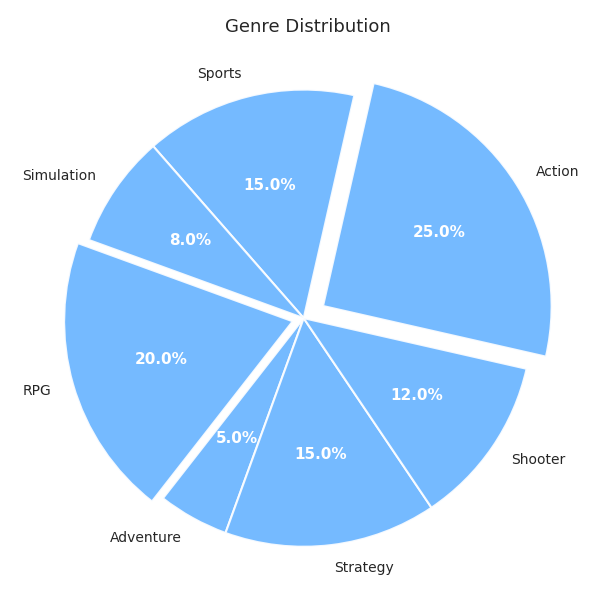

This chart was generated by the following Python code:
import matplotlib.pyplot as plt

genres = ['RPG', 'Adventure', 'Strategy', 'Shooter', 'Action', 'Sports', 'Simulation']
market_shares = [20, 5, 15, 12, 25, 15, 8]
color = '#66b3ff'  # Single color applied consistently
explode = (0.05, 0, 0, 0, 0.1, 0, 0)

fig, ax = plt.subplots(figsize=(6, 6))  # Plot initialized
wedges, texts, autotexts = ax.pie(
    market_shares, explode=explode, labels=genres, autopct='%1.1f%%', startangle=160,
    colors=[color] * len(genres),  # Applying the single color to all wedges
    wedgeprops=dict(edgecolor='w', linewidth=1.5, alpha=0.9)
)

plt.setp(texts, size=10)
plt.setp(autotexts, size=11, color='white', weight='bold')
ax.set_title('Genre Distribution', fontsize=13, pad=15)
ax.axis('equal')
plt.tight_layout()
plt.show()
